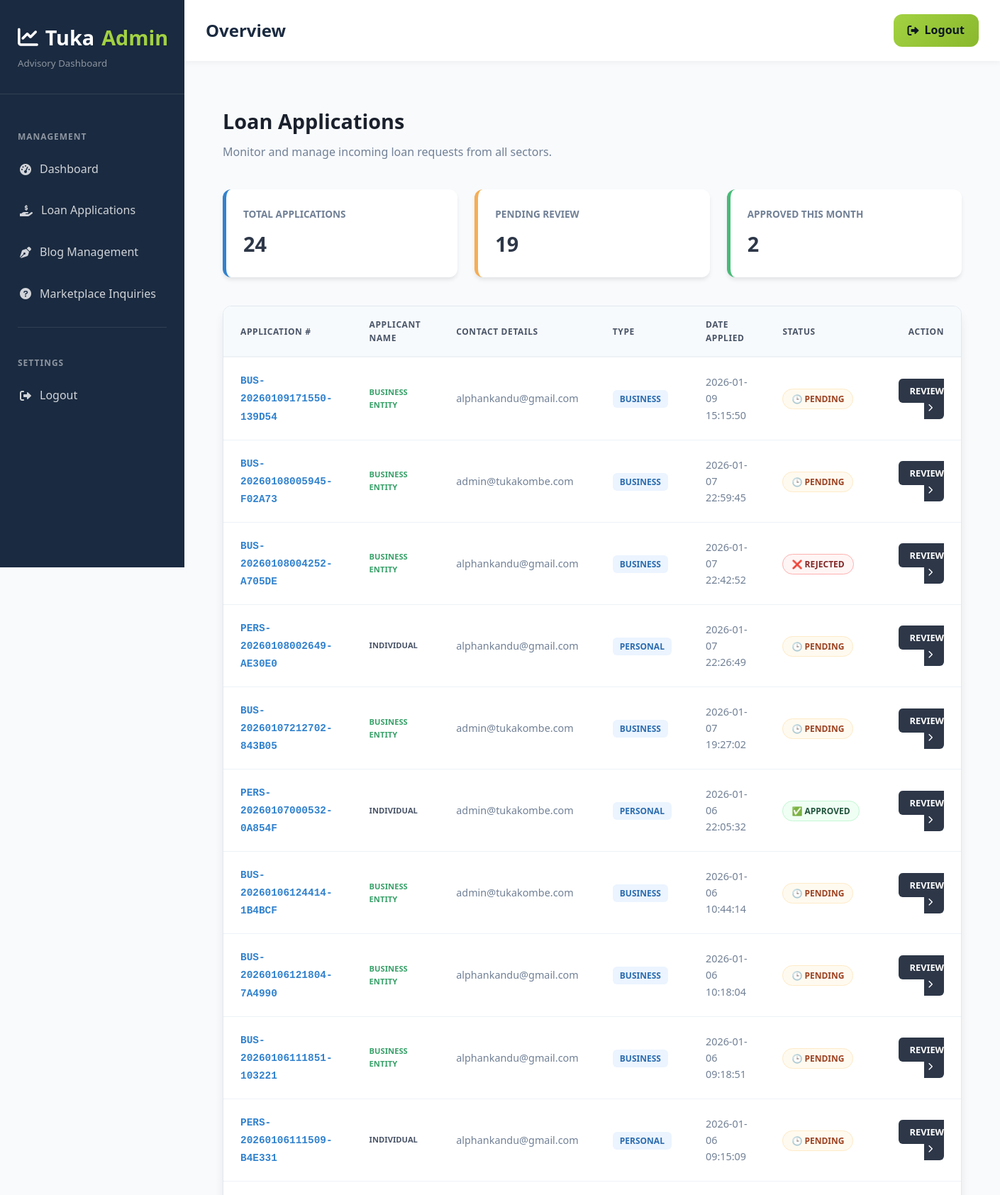
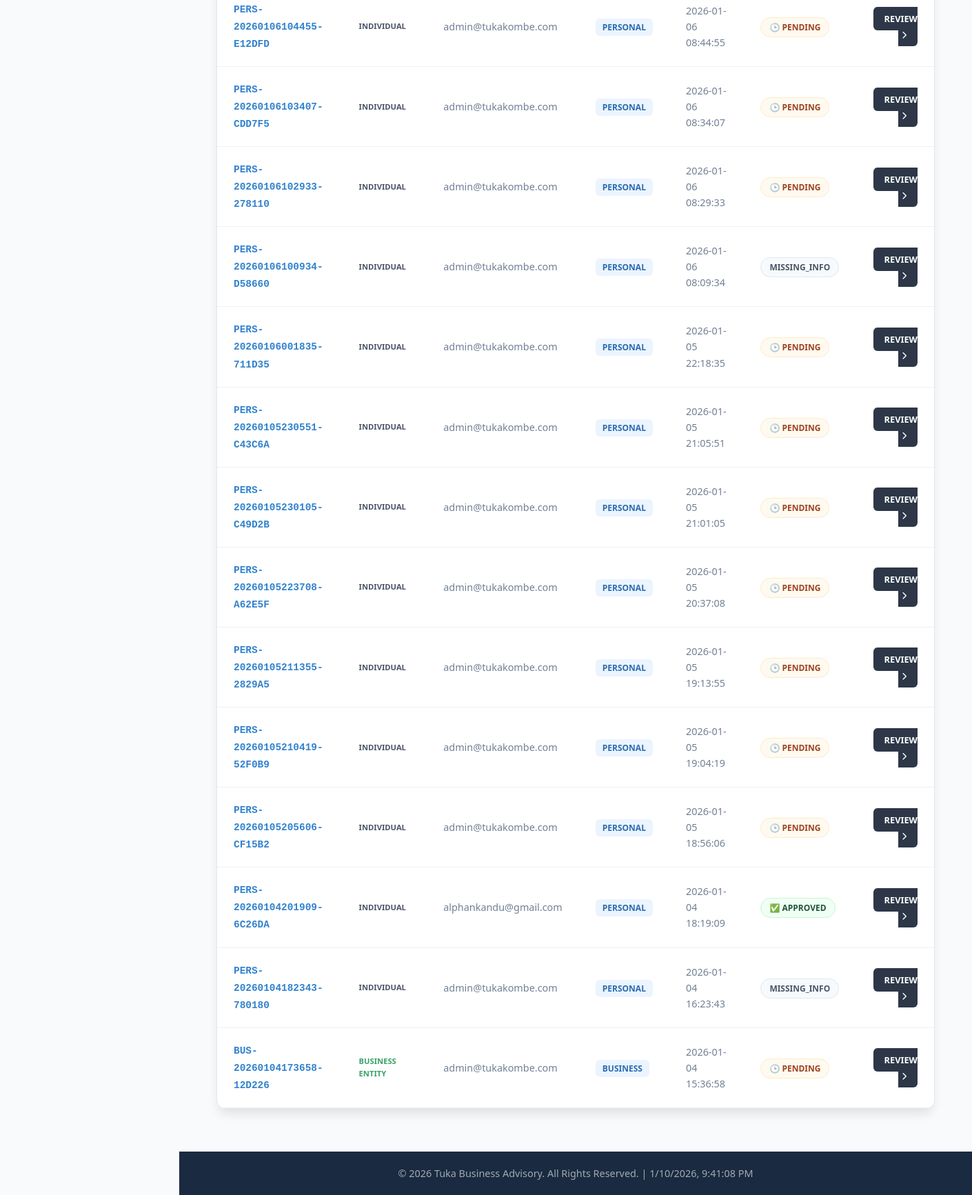
Page /admin/loans/filter (signed in) on the committed database (2 pictures, top to bottom).
### tables this page shows
CREATE TABLE loan_applications (
            id INTEGER PRIMARY KEY AUTOINCREMENT,
            application_number TEXT UNIQUE NOT NULL,
            loan_type TEXT CHECK(loan_type IN ('personal', 'business')) NOT NULL,
            status TEXT DEFAULT 'pending',
            user_id INTEGER,
            interest_rate REAL DEFAULT 0.30,
            total_repayment REAL,
            admin_notes TEXT,
            applied_date TIMESTAMP DEFAULT CURRENT_TIMESTAMP,
            updated_date TIMESTAMP DEFAULT CURRENT_TIMESTAMP,
            decision_date TIMESTAMP,
            decision_by INTEGER,
            FOREIGN KEY (user_id) REFERENCES users(id)
        );

CREATE TABLE users (
            id INTEGER PRIMARY KEY AUTOINCREMENT,
            email TEXT UNIQUE NOT NULL,
            password TEXT NOT NULL,
            role TEXT DEFAULT 'user',
            created_at TIMESTAMP DEFAULT CURRENT_TIMESTAMP
        , is_active INTEGER DEFAULT 1);

### admin/routes.py (the view)
@admin_bp.route('/loans/filter')
@login_required
@role_required('admin', 'super_admin')
def filter_loans():
    status, loan_type = request.args.get('status'), request.args.get('loan_type')
    db = get_db_connection()
    query = "SELECT la.id, la.application_number, la.loan_type, la.status, la.applied_date, u.email FROM loan_applications la JOIN users u ON u.id = la.user_id WHERE 1=1"
    params = []
    if status: query += " AND la.status = ?"; params.append(status)
    if loan_type: query += " AND la.loan_type = ?"; params.append(loan_type)
    loans = db.execute(query + " ORDER BY la.applied_date DESC", params).fetchall()
    db.close()
    return render_template('admin_loans_list.html', loans=loans, filter_status=status, loan_type=loan_type)

### request_logger.py (called while the page is built)
def log_requests(app):
    @app.before_request
    def log_request_data():
        if request.method == "POST":
            print("\n===== INCOMING POST REQUEST =====")
            print("URL:", request.path)
            print("\nFORM DATA:")
            for k, v in request.form.items():
                print(f"{k}: {v}")
            print("\nFILES:")
            for f in request.files:
                print(f"{f} -> {request.files[f].filename}")
            print("===== END REQUEST =====\n")

### utils/database.py (called while the page is built)
def get_db_connection():
    conn = sqlite3.connect(DB_PATH, timeout=10, check_same_thread=False)
    conn.row_factory = sqlite3.Row
    conn.execute("PRAGMA foreign_keys = ON")
    return conn

### admin/templates/admin_loans_list.html (shortened to what this page needs)
{% extends "admin_base.html" %}
{% block content %}
<div style="max-width: 1300px; margin: 2rem auto; font-family: 'Segoe UI', system-ui, sans-serif; padding: 0 1.5rem;">
    <div style="margin-bottom: 2.5rem;">
        <h1 style="font-size: 1.8rem; color: #1a202c; margin-bottom: 0.5rem;">Loan Applications</h1>
        <p style="color: #718096; margin: 0;">Monitor and manage incoming loan requests from all sectors.</p>
    </div>
    <div style="display: grid; grid-template-columns: repeat(auto-fit, minmax(240px, 1fr)); gap: 1.5rem; margin-bottom: 2.5rem;">
        <div style="background: white; padding: 1.5rem; border-radius: 12px; box-shadow: 0 4px 6px -1px rgba(0,0,0,0.1); border-left: 5px solid #3182ce;">
            <div style="color: #718096; font-size: 0.85rem; font-weight: 700; text-transform: uppercase;">Total Applications</div>
            <div style="font-size: 1.8rem; font-weight: 800; color: #2d3748; margin-top: 0.5rem;">{{ loans|length }}</div>
        </div>
        <div style="background: white; padding: 1.5rem; border-radius: 12px; box-shadow: 0 4px 6px -1px rgba(0,0,0,0.1); border-left: 5px solid #f6ad55;">
            <div style="color: #718096; font-size: 0.85rem; font-weight: 700; text-transform: uppercase;">Pending Review</div>
            <div style="font-size: 1.8rem; font-weight: 800; color: #2d3748; margin-top: 0.5rem;">
                {{ loans|selectattr('status', 'equalto', 'pending')|list|length }}
            </div>
        </div>
        <div style="background: white; padding: 1.5rem; border-radius: 12px; box-shadow: 0 4px 6px -1px rgba(0,0,0,0.1); border-left: 5px solid #48bb78;">
            <div style="color: #718096; font-size: 0.85rem; font-weight: 700; text-transform: uppercase;">Approved This Month</div>
            <div style="font-size: 1.8rem; font-weight: 800; color: #2d3748; margin-top: 0.5rem;">
                {{ loans|selectattr('status', 'equalto', 'approved')|list|length }}
            </div>
        </div>
    </div>
    <div style="background: white; border-radius: 12px; box-shadow: 0 10px 15px -3px rgba(0,0,0,0.1); overflow: hidden; border: 1px solid #e2e8f0;">
        <table style="width: 100%; border-collapse: collapse; text-align: left;">
            <thead>
                <tr style="background: #f7fafc; border-bottom: 2px solid #edf2f7; color: #4a5568; font-size: 0.75rem; text-transform: uppercase; letter-spacing: 0.05em;">
                    <th style="padding: 1rem 1.5rem; font-weight: 700;">Application #</th>
                    <th style="padding: 1rem 1.5rem; font-weight: 700;">Applicant Name</th>
                    <th style="padding: 1rem 1.5rem; font-weight: 700;">Contact Details</th>
                    <th style="padding: 1rem 1.5rem; font-weight: 700;">Type</th>
                    <th style="padding: 1rem 1.5rem; font-weight: 700;">Date Applied</th>
                    <th style="padding: 1rem 1.5rem; font-weight: 700;">Status</th>
                    <th style="padding: 1rem 1.5rem; font-weight: 700; text-align: right;">Action</th>
                </tr>
            </thead>
            <tbody style="font-size: 0.9rem; color: #2d3748;">
                {% if loans %}
                    {% for loan in loans %}
                    <tr style="border-bottom: 1px solid #edf2f7; transition: background 0.2s;" onmouseover="this.style.background='#f9fafb'" onmouseout="this.style.background='white'">
                        <td style="padding: 1.25rem 1.5rem;">
                            <span style="font-weight: 700; color: #3182ce; font-family: monospace;">{{ loan.application_number }}</span>
                        </td>
                        <td style="padding: 1.25rem 1.5rem;">
                            <div style="display: flex; flex-direction: column;">
                                {% if loan.loan_type == 'business' %}
                                    <span style="color: #38a169; font-size: 0.7rem; font-weight: 700; text-transform: uppercase;">Business Entity</span>
                                {% else %}
                                    <span style="color: #4a5568; font-size: 0.7rem; font-weight: 700; text-transform: uppercase;">Individual</span>
                                {% endif %}
                            </div>
                        </td>
                        <td style="padding: 1.25rem 1.5rem; color: #718096;">
                            {{ loan.email }}
                        </td>
                        <td style="padding: 1.25rem 1.5rem;">
                            <span style="background: #ebf4ff; color: #2b6cb0; padding: 4px 10px; border-radius: 6px; font-size: 0.75rem; font-weight: 700; text-transform: uppercase;">
                                {{ loan.loan_type }}
                            </span>
                        </td>
                        <td style="padding: 1.25rem 1.5rem; color: #718096;">
                            {{ loan.applied_date }}
                        </td>
                        <td style="padding: 1.25rem 1.5rem;">
                            {% if loan.status == 'pending' %}
                                <span style="background: #fffaf0; color: #9c4221; border: 1px solid #feebc8; padding: 5px 12px; border-radius: 99px; font-size: 0.75rem; font-weight: 700;">🕒 PENDING</span>
                            {% elif loan.status == 'approved' %}
                                <span style="background: #f0fff4; color: #22543d; border: 1px solid #c6f6d5; padding: 5px 12px; border-radius: 99px; font-size: 0.75rem; font-weight: 700;">✅ APPROVED</span>
                            {% elif loan.status == 'rejected' %}
                                <span style="background: #fff5f5; color: #822727; border: 1px solid #feb2b2; padding: 5px 12px; border-radius: 99px; font-size: 0.75rem; font-weight: 700;">❌ REJECTED</span>
                            {% else %}
                                <span style="background: #f7fafc; color: #4a5568; border: 1px solid #e2e8f0; padding: 5px 12px; border-radius: 99px; font-size: 0.75rem; font-weight: 700;">{{ loan.status|upper }}</span>
                            {% endif %}
                        </td>
                        <td style="padding: 1.25rem 1.5rem; text-align: right;">
                            <a href="{{ url_for('admin.view_loan', loan_id=loan.id) }}"
                               style="background: #2d3748; color: white; padding: 8px 16px; border-radius: 6px; text-decoration: none; font-size: 0.8rem; font-weight: 700; transition: opacity 0.2s;"
                               onmouseover="this.style.opacity='0.8'"
                               onmouseout="this.style.opacity='1'">
                                REVIEW <i class="fas fa-chevron-right" style="margin-left: 5px; font-size: 0.7rem;"></i>
                            </a>
                        </td>
                    </tr>
                    {% endfor %}
                {% endif %}
            </tbody>
        </table>
    </div>
</div>
<link rel="stylesheet" href="https://cdnjs.cloudflare.com/ajax/libs/font-awesome/6.0.0/css/all.min.css">
{% endblock %}

### admin/templates/admin_base.html (style rules this page uses)
:root { --lime: #a2d242; --lime-light: #c9ff66; --lime-dark: #8ab82d; --navy: #1a2a40; --navy-dark: #0d1621; --navy-light: #2a3a55; --white: #ffffff; --gray-light: #f8fafc; --gray-medium: #e2e8f0; --gray-dark: #64748b; --success: #10b981; --warning: #f59e0b; --danger: #ef4444; --info: #3b82f6; --transition: all 0.3s cubic-bezier(0.165, 0.84, 0.44, 1); --radius-sm: 6px; --radius-md: 12px; --radius-lg: 16px; --shadow-sm: 0 2px 8px rgba(0, 0, 0, 0.05); --shadow-md: 0 6px 20px rgba(0, 0, 0, 0.08); --shadow-lg: 0 12px 32px rgba(0, 0, 0, 0.12); }
* { margin: 0; padding: 0; box-sizing: border-box; }
body { font-family: 'Segoe UI', Tahoma, Geneva, Verdana, sans-serif; background: var(--gray-light); color: var(--navy); line-height: 1.6; display: flex; min-height: 100vh; }

### rows in the picture
loan_applications: application_number "BUS-20260109171550-139D54", shows "BUSINESS ENTITY", email "alphankandu@gmail.com", loan_type "BUSINESS", applied_date "2026-01-09 15:15:50", status "🕒 PENDING"
loan_applications: application_number "BUS-20260108005945-F02A73", shows "BUSINESS ENTITY", email "admin@tukakombe.com", loan_type "BUSINESS", applied_date "2026-01-07 22:59:45", status "🕒 PENDING"
loan_applications: application_number "BUS-20260108004252-A705DE", shows "BUSINESS ENTITY", email "alphankandu@gmail.com", loan_type "BUSINESS", applied_date "2026-01-07 22:42:52", status "❌ REJECTED"
loan_applications: application_number "PERS-20260108002649-AE30E0", shows "INDIVIDUAL", email "alphankandu@gmail.com", loan_type "PERSONAL", applied_date "2026-01-07 22:26:49", status "🕒 PENDING"
loan_applications: application_number "BUS-20260107212702-843B05", shows "BUSINESS ENTITY", email "admin@tukakombe.com", loan_type "BUSINESS", applied_date "2026-01-07 19:27:02", status "🕒 PENDING"
loan_applications: application_number "PERS-20260107000532-0A854F", shows "INDIVIDUAL", email "admin@tukakombe.com", loan_type "PERSONAL", applied_date "2026-01-06 22:05:32", status "✅ APPROVED"
loan_applications: application_number "BUS-20260106124414-1B4BCF", shows "BUSINESS ENTITY", email "admin@tukakombe.com", loan_type "BUSINESS", applied_date "2026-01-06 10:44:14", status "🕒 PENDING"
loan_applications: application_number "BUS-20260106121804-7A4990", shows "BUSINESS ENTITY", email "alphankandu@gmail.com", loan_type "BUSINESS", applied_date "2026-01-06 10:18:04", status "🕒 PENDING"
loan_applications: application_number "BUS-20260106111851-103221", shows "BUSINESS ENTITY", email "alphankandu@gmail.com", loan_type "BUSINESS", applied_date "2026-01-06 09:18:51", status "🕒 PENDING"
loan_applications: application_number "PERS-20260106111509-B4E331", shows "INDIVIDUAL", email "alphankandu@gmail.com", loan_type "PERSONAL", applied_date "2026-01-06 09:15:09", status "🕒 PENDING"
loan_applications: application_number "PERS-20260106104455-E12DFD", shows "INDIVIDUAL", email "admin@tukakombe.com", loan_type "PERSONAL", applied_date "2026-01-06 08:44:55", status "🕒 PENDING"
loan_applications: application_number "PERS-20260106103407-CDD7F5", shows "INDIVIDUAL", email "admin@tukakombe.com", loan_type "PERSONAL", applied_date "2026-01-06 08:34:07", status "🕒 PENDING"
loan_applications: application_number "PERS-20260106102933-278110", shows "INDIVIDUAL", email "admin@tukakombe.com", loan_type "PERSONAL", applied_date "2026-01-06 08:29:33", status "🕒 PENDING"
loan_applications: application_number "PERS-20260106100934-D58660", shows "INDIVIDUAL", email "admin@tukakombe.com", loan_type "PERSONAL", applied_date "2026-01-06 08:09:34", status "MISSING_INFO"
loan_applications: application_number "PERS-20260106001835-711D35", shows "INDIVIDUAL", email "admin@tukakombe.com", loan_type "PERSONAL", applied_date "2026-01-05 22:18:35", status "🕒 PENDING"
loan_applications: application_number "PERS-20260105230551-C43C6A", shows "INDIVIDUAL", email "admin@tukakombe.com", loan_type "PERSONAL", applied_date "2026-01-05 21:05:51", status "🕒 PENDING"
loan_applications: application_number "PERS-20260105230105-C49D2B", shows "INDIVIDUAL", email "admin@tukakombe.com", loan_type "PERSONAL", applied_date "2026-01-05 21:01:05", status "🕒 PENDING"
loan_applications: application_number "PERS-20260105223708-A62E5F", shows "INDIVIDUAL", email "admin@tukakombe.com", loan_type "PERSONAL", applied_date "2026-01-05 20:37:08", status "🕒 PENDING"
loan_applications: application_number "PERS-20260105211355-2829A5", shows "INDIVIDUAL", email "admin@tukakombe.com", loan_type "PERSONAL", applied_date "2026-01-05 19:13:55", status "🕒 PENDING"
loan_applications: application_number "PERS-20260105210419-52F0B9", shows "INDIVIDUAL", email "admin@tukakombe.com", loan_type "PERSONAL", applied_date "2026-01-05 19:04:19", status "🕒 PENDING"
loan_applications: application_number "PERS-20260105205606-CF15B2", shows "INDIVIDUAL", email "admin@tukakombe.com", loan_type "PERSONAL", applied_date "2026-01-05 18:56:06", status "🕒 PENDING"
loan_applications: application_number "PERS-20260104201909-6C26DA", shows "INDIVIDUAL", email "alphankandu@gmail.com", loan_type "PERSONAL", applied_date "2026-01-04 18:19:09", status "✅ APPROVED"
loan_applications: application_number "PERS-20260104182343-780180", shows "INDIVIDUAL", email "admin@tukakombe.com", loan_type "PERSONAL", applied_date "2026-01-04 16:23:43", status "MISSING_INFO"
loan_applications: application_number "BUS-20260104173658-12D226", shows "BUSINESS ENTITY", email "admin@tukakombe.com", loan_type "BUSINESS", applied_date "2026-01-04 15:36:58", status "🕒 PENDING"

### other values in the picture
{{ loans|length }} "24"
{{ loans|selectattr('status', 'equalto', 'pending')|list|length }} "19"
{{ loans|selectattr('status', 'equalto', 'approved')|list|length }} "2"
